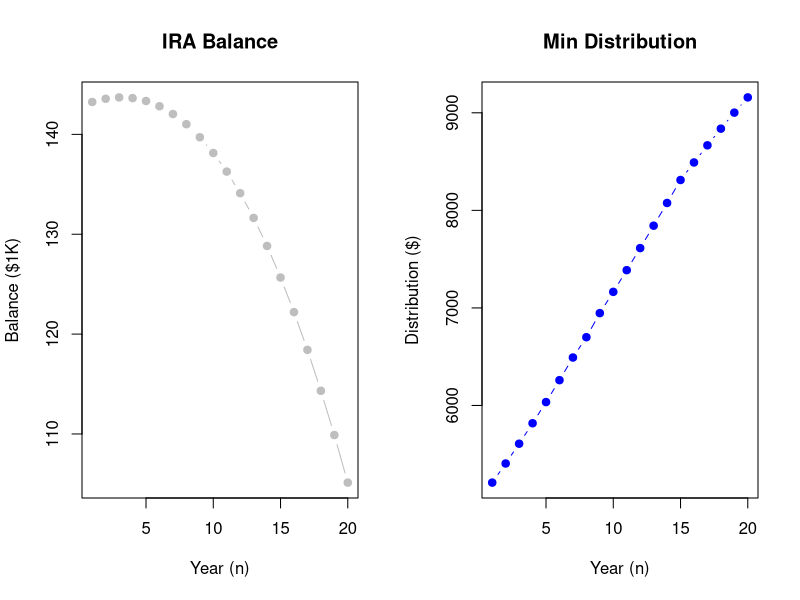
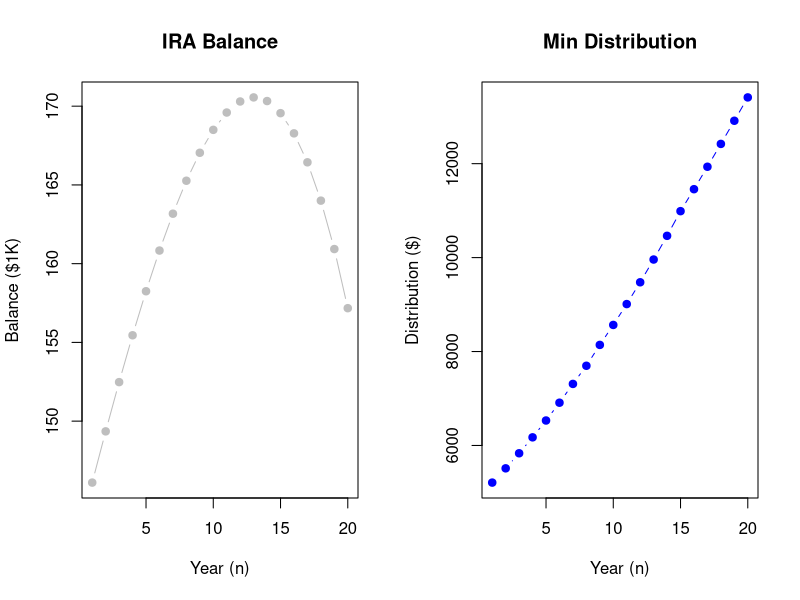
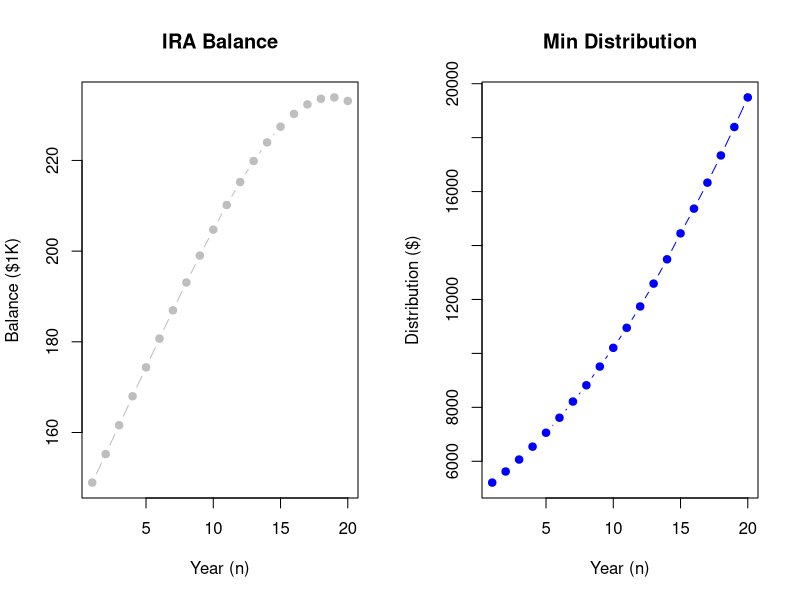
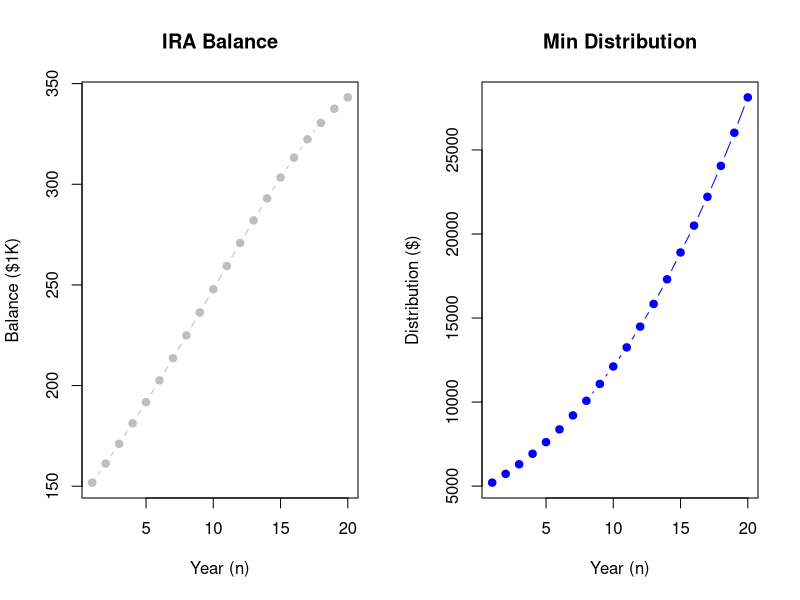
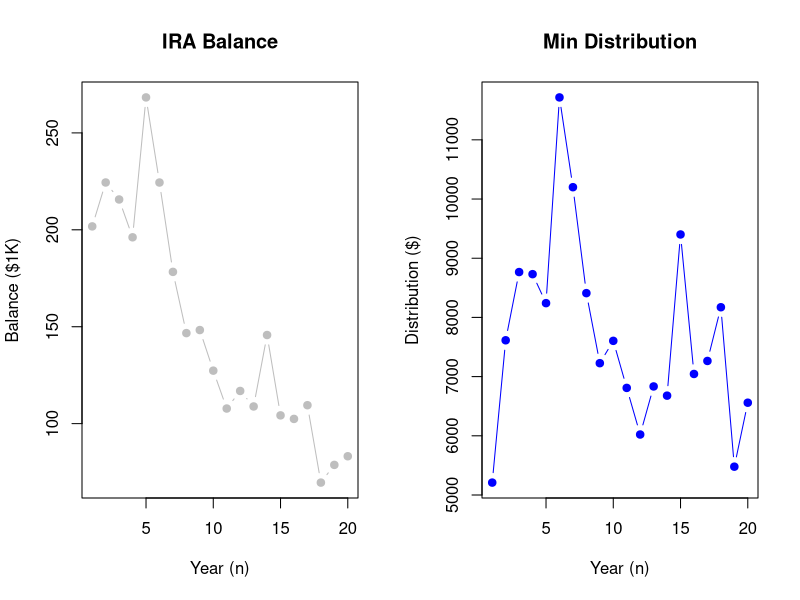
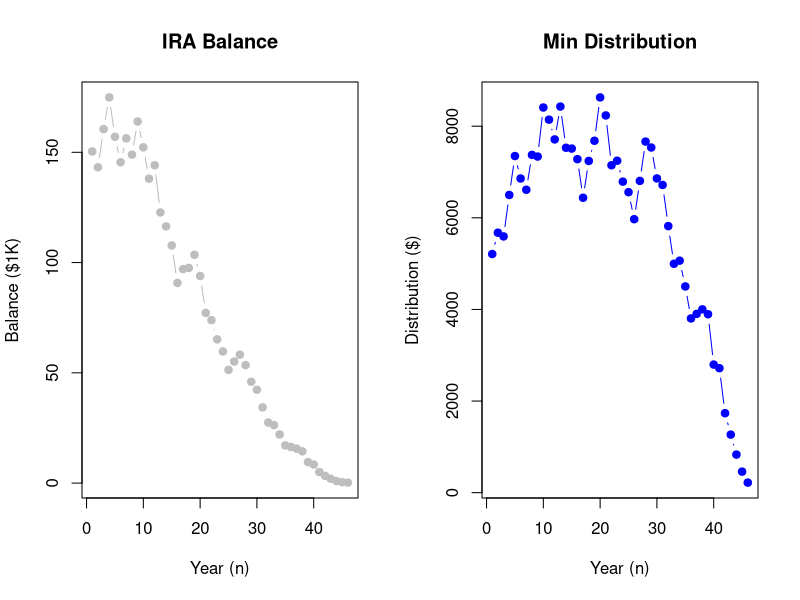
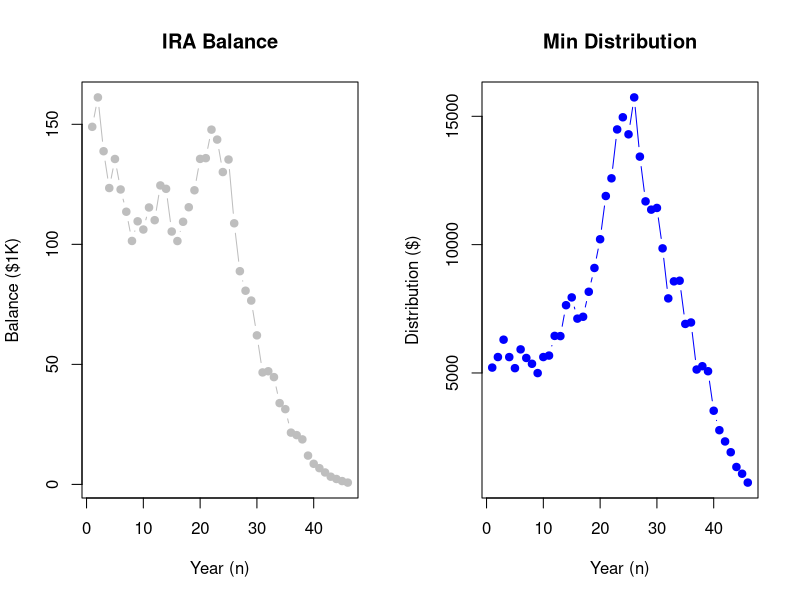
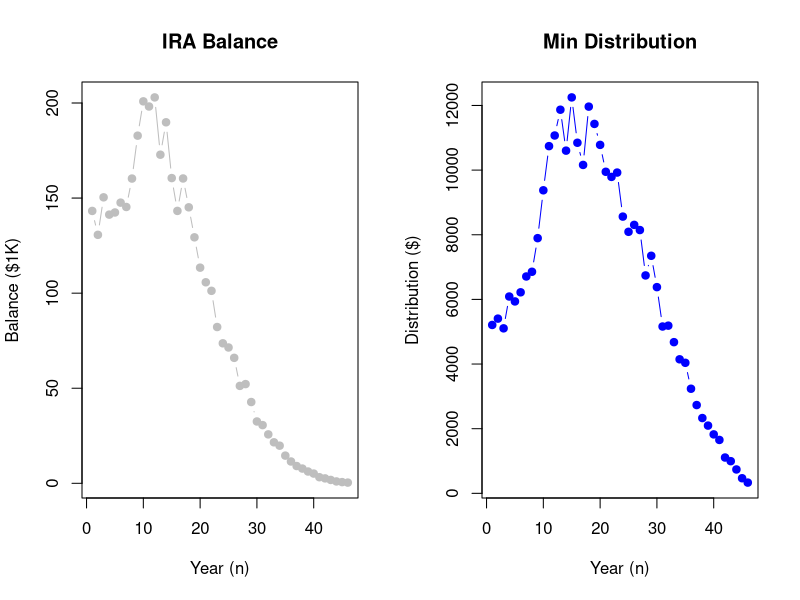

Write R code to recreate these figures, in order.
# Distribution Factor Chart
# Compare to the following https://personal.vanguard.com/us/insights/retirement/estimate-your-rmd-tool
#
# Returns a data frame w/ the balance, distribution and growth information over n years
# growth.perc can be either a single value with n set to the number of years or a vector 
# with n the same length as the growth.perc and decuctions vectors.  The actual deduction
# will be the max of the specified deduction or minimum distribution.
calc_rmd <- function(growth.perc = 5, n = 20, start.balance = 142743, deductions = 0) {
  convert_growth <- function(growth.perc) round((100 + growth.perc) / 100, 2)
  if (n <= 0) stop(warning("n cannot be less than or equal to 0"))
  if (n > 46) {
    warning("n cannot be greater than 46;  Setting to 46")
    n <- 46
  }
  if (length(deductions) == 1) deductions <- rep(deductions, n)
  if (length(growth.perc) == 1) growth.perc <- rep(growth.perc, n)
  growth <- sapply(growth.perc, convert_growth)
  balance <- start.balance
  x <- data.frame(Year = (2018:2063)[1:n], Age = (70:115)[1:n], Factor = c(27.4, 26.5, 25.6, 24.7, 23.8, 22.9, 22.0, 21.2,
                  20.3, 19.5, 18.7, 17.9, 17.1, 16.3, 15.5, 14.8, 14.1, 13.4, 12.7, 12.0, 11.4, 10.8, 10.2, 9.6, 9.1, 8.6, 
                  8.1, 7.6, 7.1, 6.7, 6.3, 5.9, 5.5, 5.2, 4.9, 4.5, 4.2, 3.9, 3.7, 3.4, 3.1, 2.9, 2.6, 2.4, 2.1, 1.9)[1:n],
                  Min.Dist = rep(-1, n), Balance = rep(-1, n),
                  Growth1 = growth.perc[1:n], Growth2 = growth[1:n])

  for (i in 1:n) {
    min.dist <- round(balance / x$Factor[i], 2)  # The RMD is based on the previous year's balance on 12/31
    balance <- balance * growth[i]
    balance <- balance - max(min.dist, deductions[i])
    x$Min.Dist[i] <- max(min.dist, deductions[i])
    x$Balance[i] <- round(balance)
  }

  return(x[1:n, ])
}

plot_rmd <- function(x) {
  par(mfrow = c(1,2))
  plot(x$Balance / 1000, type = 'b', pch = 19, col = 'grey', #ylim = c(0, max(x$Balance)),
       xlab = 'Year (n)', ylab = 'Balance ($1K)', main = 'IRA Balance')
  plot(x$Min.Dist, type = 'b', pch = 19, col = 'blue', #ylim = c(0, max(x$Balance)),
       xlab = 'Year (n)', ylab = 'Distribution ($)', main = 'Min Distribution')
  par(mfrow = c(1,1))
}

# Possible Scenarios
plot_rmd(print(calc_rmd(4)))   # 4% growth should leave the IRA account w/ 100K at the end of 20 years
plot_rmd(print(calc_rmd(6)))   # 6% growth should leave the IRA account slightly better off
plot_rmd(print(calc_rmd(8)))   # 8% growth should leave over 230K at the end of 20 years
plot_rmd(print(calc_rmd(10)))  # 10% growth should leave over 340K at the end of 20 years
                               # This level of growth causes the IRA to escape the RMD amount

# Bitcoin level volatility
plot_rmd(print(calc_rmd(growth.perc = runif(n = 46, min = -30, max = 50))))

# Historical stock market volatility
for (i in 1:10) {
  (x <- calc_rmd(growth.perc = round(runif(n = 46, min = -15, max = 15) + 5, 2), n = 46))
  plot_rmd(x)
}

# Historical stock market volatility w/ 100 iterations
x <- replicate(1000, calc_rmd(growth.perc = round(runif(n = 21, min = -15, max = 15) + 5, 2)))
x.end <- sapply(1:100, function(n) as.data.frame(x[ , n])$Balance[21])
summary(x.end)


# Comparing Fidelity to the annuity using the historical stock market volatility
calc_fidelity <- function(market.perc = 5, n = 20, start.balance = 142743, deductions = 0)
  calc_rmd(growth.perc = market.perc * .8, n = n, start.balance = start.balance, deductions = deductions)


calc_annuity <- function(market.perc = 5, n = 20, start.balance = 142743, deductions = 0) {
  growth.perc <- sapply(market.perc, function(m) ifelse(m <= 0, 0, min(m, 6)))
  calc_rmd(growth.perc = growth.perc, n = n, start.balance = start.balance, deductions = deductions)
}

plot_comparison <- function(x) {
  par(mfrow = c(1,3))
  with(x[[1]], plot(Balance / 1000, type = 'l', pch = 19, col = 'black', xlab = 'Year (n)', ylab = 'Balance ($1K)', main = 'IRA / Annuity Balance'))
  with(x[[2]], points(Balance / 1000, type = 'l', pch = 19, col = 'blue', xlab = 'Year (n)', ylab = 'Balance ($1K)', main = 'IRA / Annuity Balance'))
  with(x[[3]], points(Balance / 1000, type = 'l', pch = 19, col = 'red'))
  abline(h = 142, col = 'grey', lwd = 2)
  legend("topright", legend = c('Market', 'Fidelity', 'Midland National'), fill = c('black', 'blue', 'red'))
  with(x[[1]], plot(Min.Dist, type = 'l', pch = 19, col = 'black', xlab = 'Year (n)', ylab = 'Distribution ($)', main = 'Min Distribution'))
  with(x[[2]], points(Min.Dist, type = 'l', pch = 19, col = 'blue'))
  with(x[[3]], points(Min.Dist, type = 'l', pch = 19, col = 'red'))
  with(x[[1]], plot(cumsum(Min.Dist) / 1000, type = 'l', pch = 19, col = 'black', xlab = 'Year (n)', ylab = 'Distribution ($K)', main = 'Cumulative Distributions'))
  with(x[[2]], points(cumsum(Min.Dist) / 1000, type = 'l', pch = 19, col = 'blue'))
  with(x[[3]], points(cumsum(Min.Dist) / 1000, type = 'l', pch = 19, col = 'red'))
  par(mfrow = c(1,1))
}

for (i in 1:5) {
  n <- 30
  market.perc <- round(runif(n = n, min = -15, max = 15) + 5, 2)
  x <- list("market" = calc_rmd(growth.perc = market.perc, n = n),
            "fidelity" = calc_fidelity(market.perc = market.perc, n = n),
            "annuity" = calc_annuity(market.perc = market.perc, n = n))
  plot_comparison(x)
}


# Cash flow Analysis
inflow <-  rev(c(7667, 5713, 5359, 7909, 7988))
inflow2 <- rep(4400, 5)
outflow <- rev(c(2107+885+4502, 125+1341+3741, 289+1461+4218, 38+2509+4609, 318+3591+4237))

x <- rbind(outflow, inflow2, outflow - inflow2)
colnames(x) <- c('Oct', 'Nov', 'Dec', 'Jan', 'Feb')

